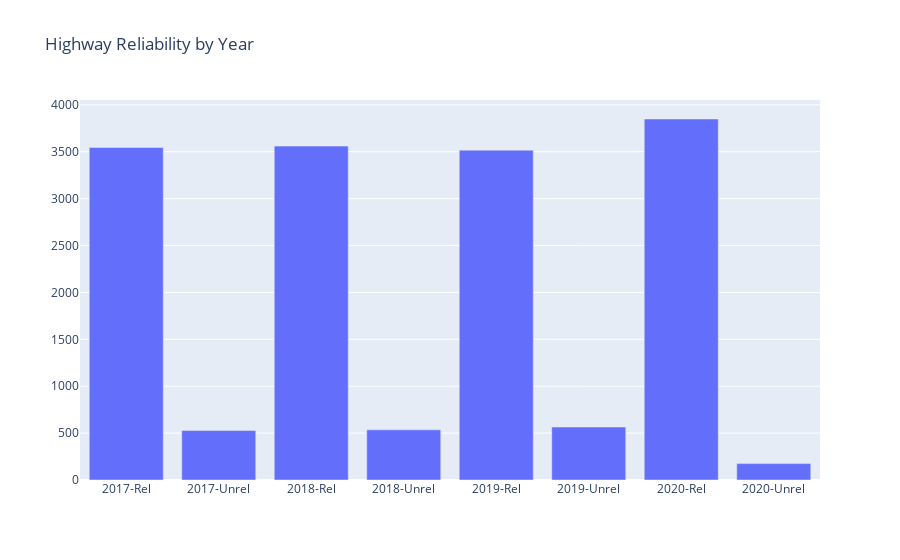

Write notebook code for a chart like this one.
### Markdown cell above
**How has overall reliability of highway segments changed from 2017 through 2020?**

### Code cell
import plotly.graph_objects as go

df_year = df.groupby(['year','obs_rel_unrel'])['tmc'].count().reset_index()
df_year = df_year.rename(columns={'tmc': 'count_rec'})
df_year['group'] = df_year['year'] + "-" + df_year['obs_rel_unrel']

fig = go.Figure(
    data=[go.Bar(x=df_year.group,y=df_year.count_rec)],
    layout_title_text="Highway Reliability by Year"
)

fig.show()

### Figure 1 — Plotly figure (JSON) as saved in the notebook; plotly's stock layout.template omitted (floating-point values rounded to 4 significant figures)
{"data": [{"type": "bar", "x": ["2017-Rel", "2017-Unrel", "2018-Rel", "2018-Unrel", "2019-Rel", "2019-Unrel", "2020-Rel", "2020-Unrel"], "y": [3545, 527, 3560, 535, 3517, 565, 3849, 175]}], "layout": {"autosize": true, "title": {"text": "Highway Reliability by Year"}, "xaxis": {"autorange": true, "range": [-0.5, 7.5], "type": "category"}, "yaxis": {"autorange": true, "range": [0, 4052.0], "type": "linear"}}}
